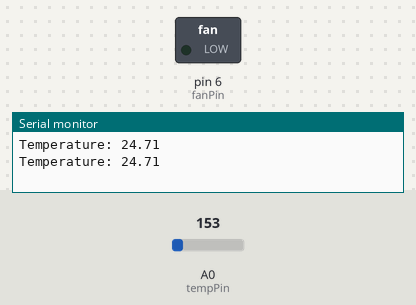
The sketch below on a simulated Arduino Uno, built with avr-gcc and run on an emulated ATmega328P. On the bench: switched loads named in the sketch (green lamp = pin HIGH), the last lines printed to the serial monitor. Inputs (shaded band) come from the test bench; at power-on: A0 (tempPin) = 153.

Above: at 2.8 s.
2.9 s: A0 (tempPin) set to 165
At 3.7 s:
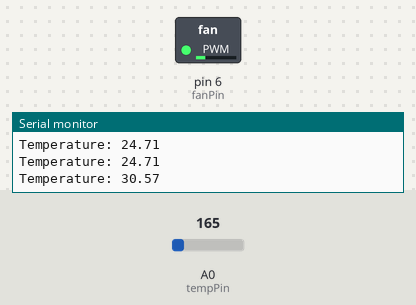
4.5 s: A0 (tempPin) set to 175
At 6.2 s:
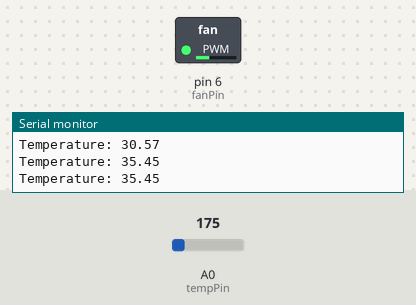
6.5 s: A0 (tempPin) set to 221
At 7.9 s:
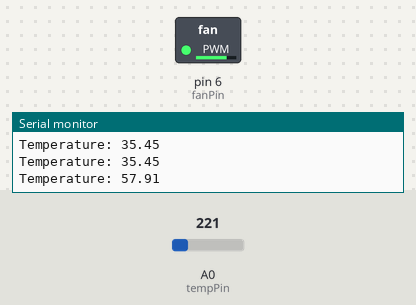
Timing chart, 0 to 9.5 s (numbered marks = the images above; inputs shaded):
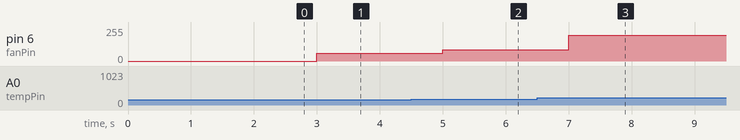

Measured:
- after the input at 2.9 s, pin 6 (fanPin): 0/255 → 59/255 after 0.10 s
- after the input at 4.5 s, pin 6 (fanPin): 59/255 → 83/255 after 0.50 s
- after the input at 6.5 s, pin 6 (fanPin): 83/255 → 195/255 after 0.50 s

The sketch:

ventilation_system.ino
```cpp
// Adaptive Thermal Response Ventilation System

const int tempPin = A0;  // Arduino pin used for temperature sensor
const int fanPin = 6;    // Pin where the fan is connected

const float tempMin = 25.0;  // Minimum temperature threshold for fan activation
const float tempMax = 70.0;  // Maximum temperature threshold for max fan speed
const float hysteresis = 1.0; // Prevents rapid switching near thresholds

// Non-blocking timing variables
unsigned long previousMillis = 0;
const long interval = 1000;   // Interval at which to read sensor (ms)

class VentilationController {
  private:
    int pin;
    int currentSpeed;
    bool fanState;

  public:
    VentilationController(int controlPin) {
      pin = controlPin;
      currentSpeed = 0;
      fanState = false;
    }

    void begin() {
      pinMode(pin, OUTPUT);
    }

    void update(float temp) {
      if (!fanState && temp >= tempMin) {
        fanState = true; // Turn on when temp reaches minimum
      } else if (fanState && temp < (tempMin - hysteresis)) {
        fanState = false; // Turn off only when temp drops below minimum minus hysteresis
      }

      if (!fanState) {
        currentSpeed = 0;
        digitalWrite(pin, LOW);
      } else {
        if (temp >= tempMax) {
          currentSpeed = 255;
        } else {
          currentSpeed = map((long)(temp * 10), (long)(tempMin * 10), (long)(tempMax * 10), 32, 255);
        }
        analogWrite(pin, currentSpeed);
      }
    }

    int getSpeed() {
      return currentSpeed;
    }
};

VentilationController myVentilation(fanPin);

// Returns NAN if the sensor reading looks invalid
float readTemperature() {
  int rawValue = analogRead(tempPin);

  // TMP36: 750mV at 25C, 10mV/C, 500mV offset at 0C
  float voltage = rawValue * (5.0 / 1024.0);
  float celsius = (voltage - 0.5) * 100.0;

  // Basic sanity check to catch a disconnected/faulty sensor
  if (celsius < -40.0 || celsius > 125.0) {
    return NAN;
  }
  return celsius;
}

void setup() {
  pinMode(tempPin, INPUT);
  Serial.begin(9600);
  myVentilation.begin();
}

void loop() {
  unsigned long currentMillis = millis();

  // Non-blocking delay check
  if (currentMillis - previousMillis >= interval) {
    previousMillis = currentMillis;

    float currentTemp = readTemperature();

    if (isnan(currentTemp)) {
      Serial.println("Sensor error: reading out of range");
      // Fail-safe: keep fan off rather than acting on bad data
    } else {
      Serial.print("Temperature: ");
      Serial.println(currentTemp);
      myVentilation.update(currentTemp);
    }
  }
}
```
